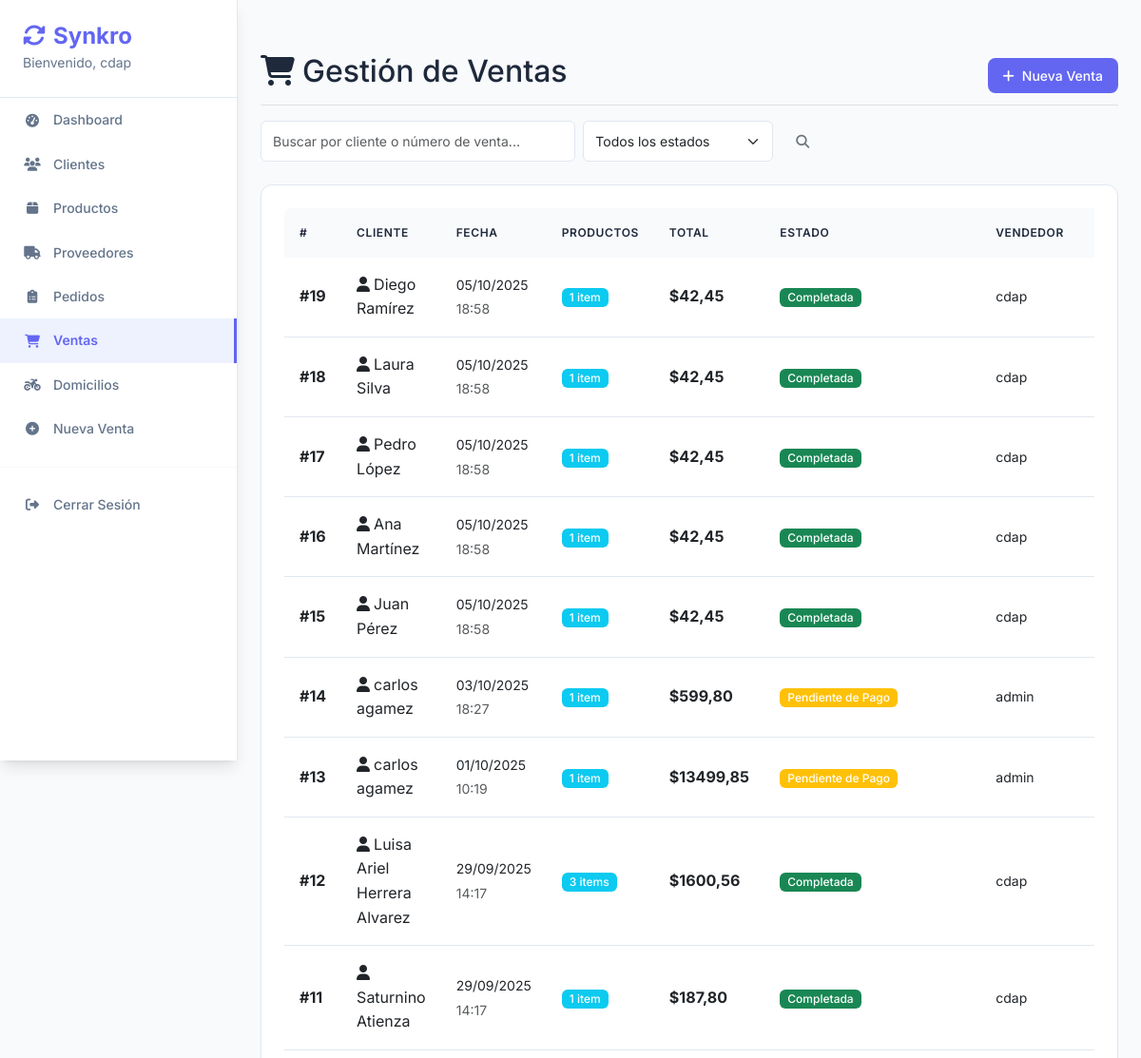
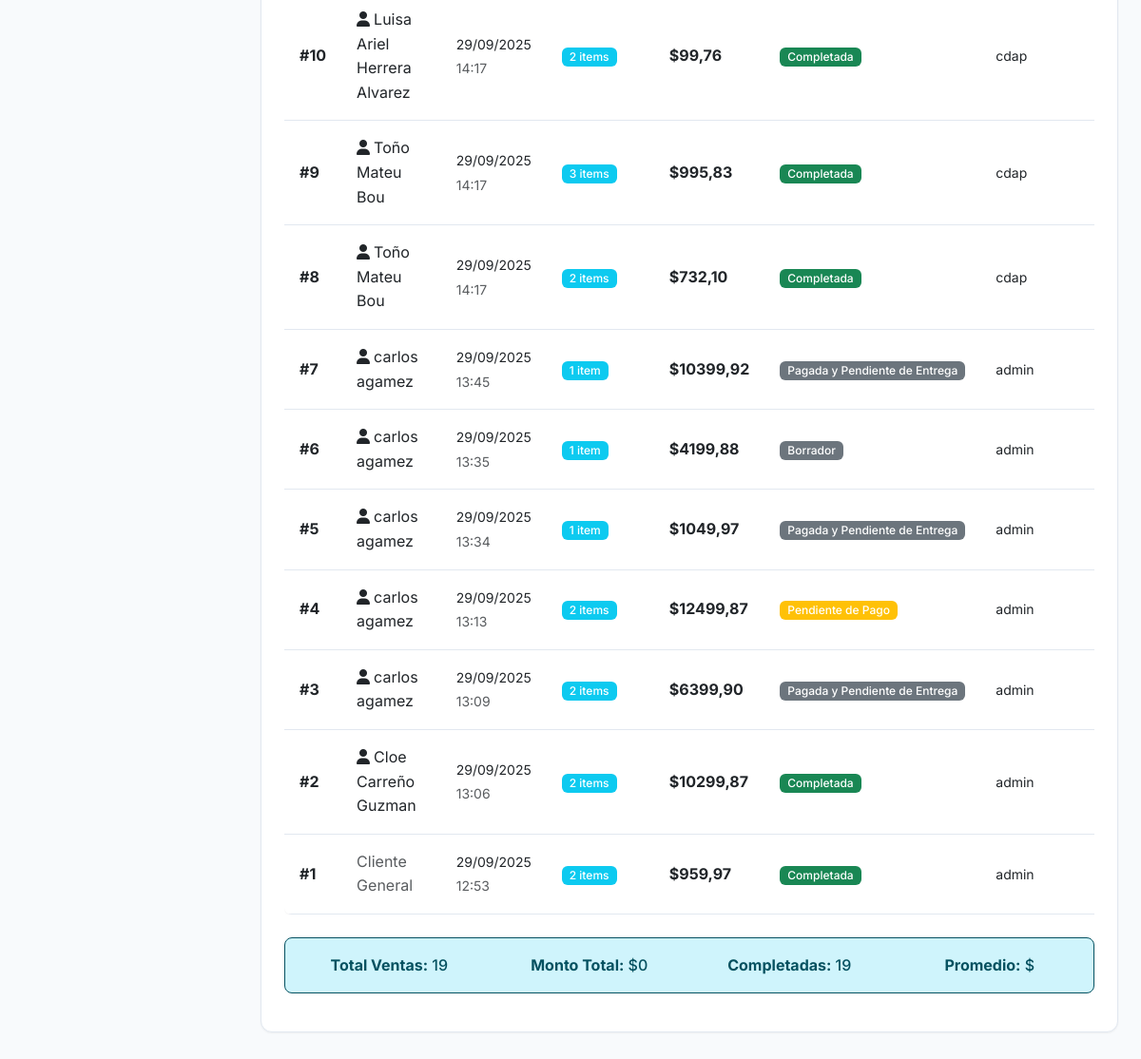
The app's page /ventas/ (signed in), older data (2 pictures, top to bottom).
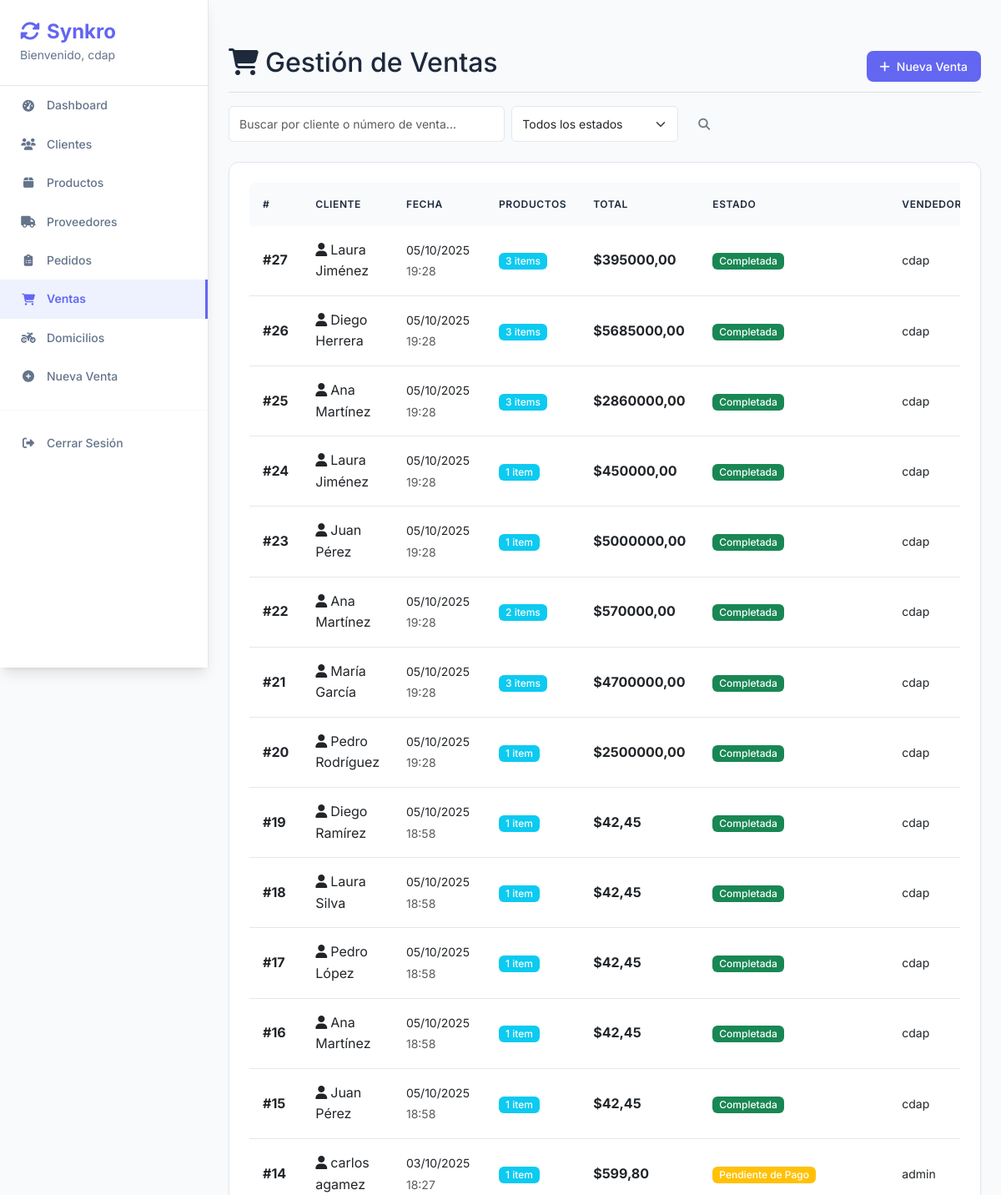
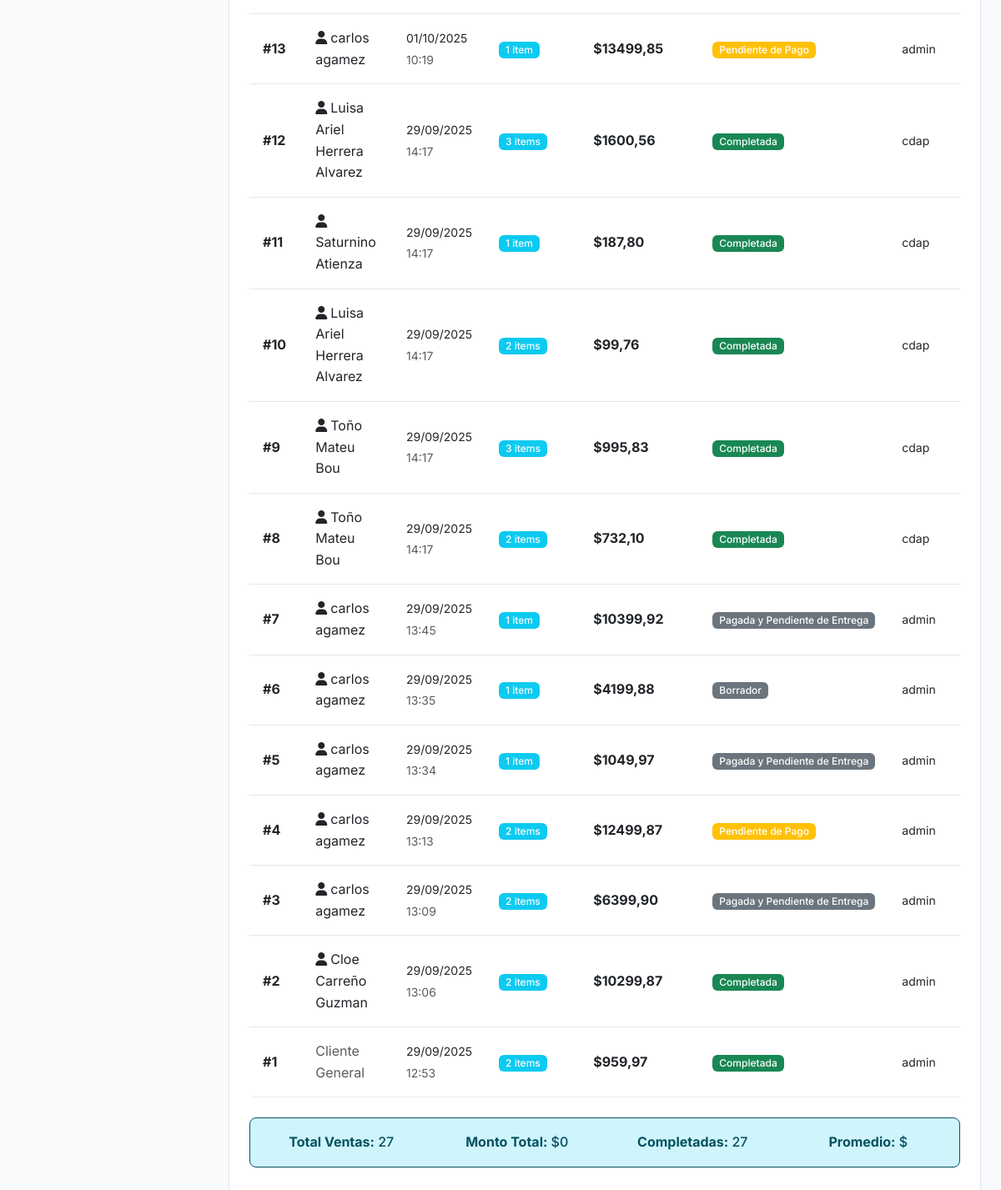
The same page, newer data (2 pictures, top to bottom).
### core/models.py (models this page shows, shortened)
class Venta(models.Model):
    ESTADO_CHOICES = [
        ('COTIZACION', 'Cotización'),
        ('BORRADOR', 'Borrador'),
        ('PENDIENTE_PAGO', 'Pendiente de Pago'),
        ('PAGADA_PENDIENTE_ENTREGA', 'Pagada y Pendiente de Entrega'),
        ('COMPLETADA', 'Completada'),
        ('CANCELADA', 'Cancelada'),
    ]
    fecha = models.DateTimeField(auto_now_add=True)
    cliente = models.ForeignKey(Cliente, on_delete=models.SET_NULL, null=True, blank=True)
    usuario = models.ForeignKey(settings.AUTH_USER_MODEL, on_delete=models.PROTECT, help_text="Usuario que realizó la venta")
    estado = models.CharField(max_length=30, choices=ESTADO_CHOICES, default='COMPLETADA')
    monto_total = models.DecimalField(max_digits=12, decimal_places=2, default=0, editable=False)
    requiere_domicilio = models.BooleanField(default=False, help_text="Indica si requiere entrega a domicilio")
    direccion_entrega = models.CharField(max_length=300, blank=True, help_text="Dirección de entrega")
    latitud_entrega = models.DecimalField(max_digits=10, decimal_places=7, null=True, blank=True)
    longitud_entrega = models.DecimalField(max_digits=10, decimal_places=7, null=True, blank=True)
    prioridad_entrega = models.CharField(
        max_length=10,
        choices=[('alta', 'Alta'), ('media', 'Media'), ('baja', 'Baja')],
        default='media',
        help_text="Prioridad de entrega"
    )
    _estado_anterior = None
    def __init__(self, *args, **kwargs):
        super().__init__(*args, **kwargs)
        self._estado_anterior = self.estado

class Cliente(models.Model):
    nombre = models.CharField(max_length=200)
    telefono = models.CharField(max_length=20, blank=True)
    email = models.EmailField(unique=True, blank=True, null=True)
    razon_social = models.CharField(max_length=200, blank=True)
    direccion = models.CharField(max_length=200, blank=True)

### core/views.py (the view)
# urls.py: path('ventas/', views.venta_list, name='venta_list'),
@login_required
def venta_list(request):
    search = request.GET.get('search', '')
    estado = request.GET.get('estado', '')
    ventas = Venta.objects.select_related('cliente', 'usuario').prefetch_related('detalles__producto')
    if search:
        ventas = ventas.filter(
            Q(cliente__nombre__icontains=search) |
            Q(id__icontains=search)
        )
    if estado:
        ventas = ventas.filter(estado=estado)
    ventas = ventas.order_by('-fecha')
    return render(request, 'ventas/list.html', {
        'ventas': ventas,
        'search': search,
        'estado_selected': estado,
        'estados': Venta.ESTADO_CHOICES
    })

### core/templates/ventas/list.html (shortened to what this page needs)
{% extends 'base.html' %}
{% block content %}
<div class="d-flex justify-content-between flex-wrap flex-md-nowrap align-items-center pt-3 pb-2 mb-3 border-bottom">
    <h1 class="h2"><i class="fas fa-shopping-cart me-2"></i>Gestión de Ventas</h1>
    <div class="btn-toolbar mb-2 mb-md-0">
        <a href="{% url 'nueva_venta' %}" class="btn btn-primary">
            <i class="fas fa-plus me-2"></i>Nueva Venta
        </a>
    </div>
</div>
<div class="row mb-4">
    <div class="col-md-8">
        <form method="get" class="d-flex">
            <input type="text" name="search" class="form-control me-2"
                   placeholder="Buscar por cliente o número de venta..."
                   value="{{ search }}">
            <select name="estado" class="form-select me-2" style="max-width: 200px;">
                <option value="">Todos los estados</option>
            </select>
            <button type="submit" class="btn btn-outline-secondary">
                <i class="fas fa-search"></i>
            </button>
        </form>
    </div>
</div>
<div class="card">
    <div class="card-body">
        {% if ventas %}
        <div class="table-responsive">
            <table class="table table-hover">
                <thead>
                    <tr>
                        <th>#</th>
                        <th>Cliente</th>
                        <th>Fecha</th>
                        <th>Productos</th>
                        <th>Total</th>
                        <th>Estado</th>
                        <th>Vendedor</th>
                        <th>Acciones</th>
                    </tr>
                </thead>
                <tbody>
                    {% for venta in ventas %}
                    <tr>
                        <td>
                            <strong>#{{ venta.id }}</strong>
                        </td>
                        <td>
                            {% if venta.cliente %}
                                <i class="fas fa-user me-1"></i>{{ venta.cliente.nombre }}
                            {% else %}
                                <span class="text-muted">Cliente General</span>
                            {% endif %}
                        </td>
                        <td>
                            <small>{{ venta.fecha|date:"d/m/Y" }}</small><br>
                            <small class="text-muted">{{ venta.fecha|date:"H:i" }}</small>
                        </td>
                        <td>
                            <span class="badge bg-info">{{ venta.detalles.count }} item{{ venta.detalles.count|pluralize }}</span>
                        </td>
                        <td>
                            <strong>${{ venta.monto_total }}</strong>
                        </td>
                        <td>
                            {% if venta.estado == 'COMPLETADA' %}
                                <span class="badge bg-success">{{ venta.get_estado_display }}</span>
                            {% elif venta.estado == 'PENDIENTE_PAGO' %}
                                <span class="badge bg-warning">{{ venta.get_estado_display }}</span>
                            {% elif venta.estado == 'CANCELADA' %}
                                <span class="badge bg-danger">{{ venta.get_estado_display }}</span>
                            {% else %}
                                <span class="badge bg-secondary">{{ venta.get_estado_display }}</span>
                            {% endif %}
                        </td>
                        <td>
                            <small>{{ venta.usuario.username }}</small>
                        </td>
                        <td>
                        </td>
                    </tr>
                    {% endfor %}
                </tbody>
            </table>
        </div>
        <div class="row mt-4">
            <div class="col-md-12">
                <div class="alert alert-info">
                    <div class="row text-center">
                        <div class="col-md-3">
                            <strong>Total Ventas:</strong> {{ ventas.count }}
                        </div>
                        <div class="col-md-3">
                            <strong>Monto Total:</strong> ${% widthratio ventas 1 1 as total_monto %}{{ total_monto|default:"0" }}
                        </div>
                        <div class="col-md-3">
                            <strong>Completadas:</strong> {{ ventas|length }}
                        </div>
                        <div class="col-md-3">
                            <strong>Promedio:</strong> ${% if ventas %}{% widthratio total_monto ventas.count 1 %}{% else %}0{% endif %}
                        </div>
                    </div>
                </div>
            </div>
        </div>
        {% endif %}
    </div>
</div>
{% endblock %}

### core/templates/base.html (shortened to what this page needs)
<!DOCTYPE html>
<html lang="es">
<head>
    <link href="https://cdn.jsdelivr.net/npm/bootstrap@5.3.0/dist/css/bootstrap.min.css" rel="stylesheet">
    <link href="https://cdnjs.cloudflare.com/ajax/libs/font-awesome/6.4.0/css/all.min.css" rel="stylesheet">
</head>
<body>
    <nav class="sidebar">
        <div class="sidebar-brand">
            <h4>
                <i class="fas fa-sync-alt me-2"></i>Synkro
            </h4>
            {% if user.is_authenticated %}
                <small>Bienvenido, {{ user.username }}</small>
            {% endif %}
        </div>
        {% if user.is_authenticated %}
        <ul class="nav flex-column">
            <li class="nav-item">
                <a class="nav-link {% if request.resolver_match.url_name == 'dashboard' %}active{% endif %}" href="{% url 'dashboard' %}">
                    <i class="fas fa-tachometer-alt"></i>Dashboard
                </a>
            </li>
            <li class="nav-item">
                <a class="nav-link {% if 'cliente' in request.resolver_match.url_name %}active{% endif %}" href="{% url 'cliente_list' %}">
                    <i class="fas fa-users"></i>Clientes
                </a>
            </li>
            <li class="nav-item">
                <a class="nav-link {% if 'producto' in request.resolver_match.url_name %}active{% endif %}" href="{% url 'producto_list' %}">
                    <i class="fas fa-box"></i>Productos
                </a>
            </li>
            <li class="nav-item">
                <a class="nav-link {% if 'proveedor' in request.resolver_match.url_name %}active{% endif %}" href="{% url 'proveedor_list' %}">
                    <i class="fas fa-truck"></i>Proveedores
                </a>
            </li>
            <li class="nav-item">
                <a class="nav-link {% if 'pedido' in request.resolver_match.url_name %}active{% endif %}" href="{% url 'pedido_list' %}">
                    <i class="fas fa-clipboard-list"></i>Pedidos
                </a>
            </li>
            <li class="nav-item">
                <a class="nav-link {% if 'venta' in request.resolver_match.url_name %}active{% endif %}" href="{% url 'venta_list' %}">
                    <i class="fas fa-shopping-cart"></i>Ventas
                </a>
            </li>
            <li class="nav-item">
                <a class="nav-link {% if 'domicilio' in request.resolver_match.url_name %}active{% endif %}" href="{% url 'domicilios_home' %}">
                    <i class="fas fa-motorcycle"></i>Domicilios
                </a>
            </li>
            <li class="nav-item">
                <a class="nav-link" href="{% url 'nueva_venta' %}">
                    <i class="fas fa-plus-circle"></i>Nueva Venta
                </a>
            </li>
            <hr>
            <li class="nav-item">
                <a class="nav-link" href="{% url 'logout' %}">
                    <i class="fas fa-sign-out-alt"></i>Cerrar Sesión
                </a>
            </li>
        </ul>
        {% endif %}
    </nav>
    <main class="main-content">
                <div class="pt-3 pb-2 mb-3">
        {% block content %}
        {% endblock %}
    </main>
</body>
</html>

### core/templates/base.html (style rules this page uses)
:root { --primary-color: #6366f1; --primary-light: #818cf8; --primary-dark: #4f46e5; --secondary-color: #64748b; --success-color: #10b981; --warning-color: #f59e0b; --danger-color: #ef4444; --light-bg: #f8fafc; --white-bg: #ffffff; --dark-text: #1e293b; --light-text: #64748b; --border-color: #e2e8f0; --shadow-sm: 0 1px 2px 0 rgb(0 0 0 / 0.05); --shadow-md: 0 4px 6px -1px rgb(0 0 0 / 0.1), 0 2px 4px -2px rgb(0 0 0 / 0.1); --shadow-lg: 0 10px 15px -3px rgb(0 0 0 / 0.1), 0 4px 6px -4px rgb(0 0 0 / 0.1); }
body { background-color: var(--light-bg); font-family: 'Inter', -apple-system, BlinkMacSystemFont, 'Segoe UI', sans-serif; color: var(--dark-text); line-height: 1.6; }
.sidebar { min-height: 100vh; background: var(--white-bg); border-right: 1px solid var(--border-color); box-shadow: var(--shadow-lg); position: fixed; top: 0; left: 0; width: 250px; z-index: 1000; overflow-y: auto; }
.sidebar .nav-link { color: var(--light-text); padding: 12px 24px; margin: 0; border-radius: 0; transition: all 0.2s ease; font-weight: 500; font-size: 0.875rem; display: flex; align-items: center; gap: 12px; }
.sidebar .nav-link i { width: 20px; text-align: center; }
.sidebar .nav-link.active { color: var(--primary-color); background-color: #eef2ff; border-right: 3px solid var(--primary-color); font-weight: 600; }
.sidebar-brand { padding: 24px; border-bottom: 1px solid var(--border-color); }
.sidebar-brand h4 { color: var(--primary-color); font-weight: 700; font-size: 1.5rem; margin: 0; }
.sidebar-brand small { color: var(--light-text); font-size: 0.875rem; }
.main-content { background-color: var(--light-bg); min-height: 100vh; padding: 24px; margin-left: 250px; }
.card { background: var(--white-bg); border: 1px solid var(--border-color); border-radius: 12px; box-shadow: var(--shadow-sm); transition: all 0.2s ease; }
.card-body { padding: 24px; }
.btn { font-weight: 500; border-radius: 8px; padding: 8px 16px; font-size: 0.875rem; transition: all 0.2s ease; border: none; }
.btn-primary { background-color: var(--primary-color); color: white; }
.table { background: var(--white-bg); border-radius: 8px; overflow: hidden; box-shadow: var(--shadow-sm); margin-bottom: 0; }
.table thead th { background-color: #f8fafc; color: var(--dark-text); border: none; font-weight: 600; font-size: 0.75rem; text-transform: uppercase; letter-spacing: 0.05em; padding: 16px; }
.table tbody td { padding: 16px; border-color: var(--border-color); vertical-align: middle; }
.alert { border-radius: 8px; border: 1px solid; font-weight: 500; }
.form-control, .form-select { border-radius: 6px; border: 1px solid var(--border-color); padding: 10px 12px; font-size: 0.875rem; transition: all 0.2s ease; }
.badge { border-radius: 6px; font-weight: 500; font-size: 0.75rem; padding: 4px 8px; }
hr { border-color: var(--border-color); margin: 16px 0; }

Row changes from the older to the newer data that the page shows:
added Venta: id "27", cliente.nombre "Laura Jiménez", fecha "05/10/2025", fecha "19:28", detalles.count "3", monto_total "395000,00", estado "Completada", usuario.username "cdap"
added Venta: id "26", cliente.nombre "Diego Herrera", fecha "05/10/2025", fecha "19:28", detalles.count "3", monto_total "5685000,00", estado "Completada", usuario.username "cdap"
added Venta: id "25", cliente.nombre "Ana Martínez", fecha "05/10/2025", fecha "19:28", detalles.count "3", monto_total "2860000,00", estado "Completada", usuario.username "cdap"
added Venta: id "24", cliente.nombre "Laura Jiménez", fecha "05/10/2025", fecha "19:28", detalles.count "1", monto_total "450000,00", estado "Completada", usuario.username "cdap"
added Venta: id "23", cliente.nombre "Juan Pérez", fecha "05/10/2025", fecha "19:28", detalles.count "1", monto_total "5000000,00", estado "Completada", usuario.username "cdap"
added Venta: id "22", cliente.nombre "Ana Martínez", fecha "05/10/2025", fecha "19:28", detalles.count "2", monto_total "570000,00", estado "Completada", usuario.username "cdap"
added Venta: id "21", cliente.nombre "María García", fecha "05/10/2025", fecha "19:28", detalles.count "3", monto_total "4700000,00", estado "Completada", usuario.username "cdap"
added Venta: id "20", cliente.nombre "Pedro Rodríguez", fecha "05/10/2025", fecha "19:28", detalles.count "1", monto_total "2500000,00", estado "Completada", usuario.username "cdap"
Text that changed along with them:
{{ ventas.count }}: "19" → "27"
{{ ventas|length }}: "19" → "27"
